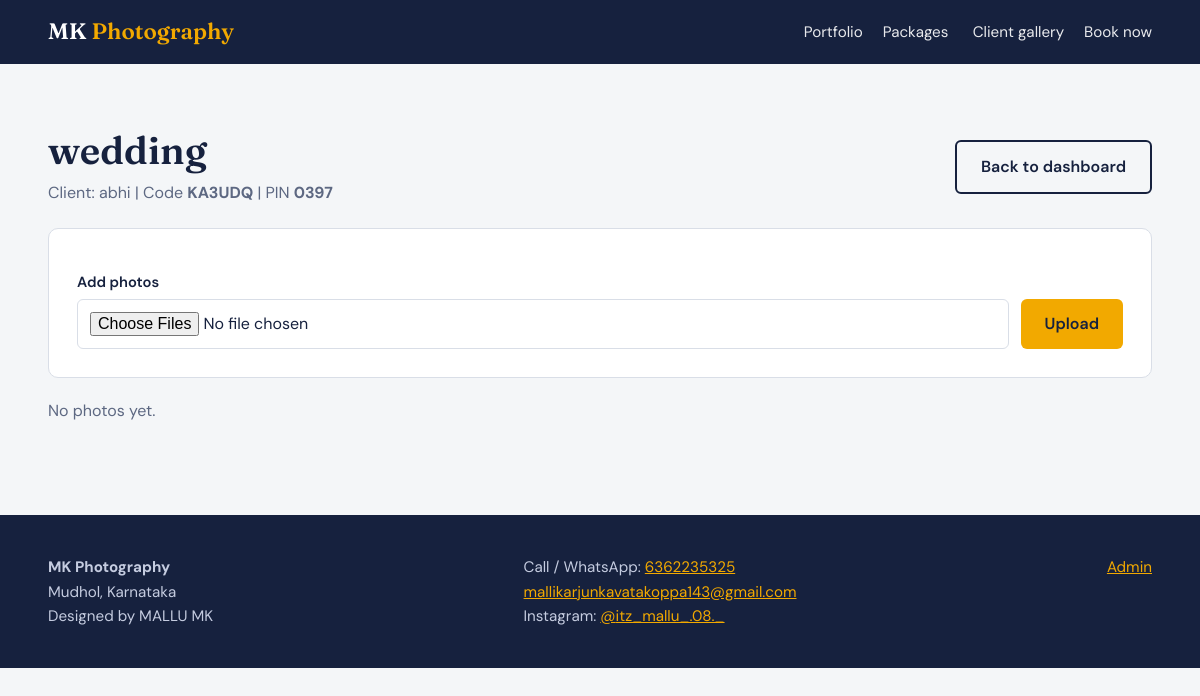
The app's page /admin/gallery/1 (signed in) with its own data.
### tables this page shows
CREATE TABLE galleries(id INTEGER PRIMARY KEY, title TEXT, client_name TEXT,
        code TEXT UNIQUE, pin TEXT, created TEXT DEFAULT CURRENT_TIMESTAMP);

### app.py (the view)
@app.route("/admin/gallery/<int:i>")
@admin_required
def gallery_manage(i):
    gal = db().execute("SELECT * FROM galleries WHERE id=?", (i,)).fetchone() or abort(404)
    photos = db().execute("SELECT * FROM photos WHERE gallery_id=? ORDER BY id", (i,)).fetchall()
    return render_template("admin_gallery.html", gal=gal, photos=photos)

### app.py (called while the page is built)
def db():
    if "db" not in g:
        g.db = sqlite3.connect(DB)
        g.db.row_factory = sqlite3.Row
    return g.db

def admin_required(fn):
    @wraps(fn)
    def w(*a, **k):
        if not session.get("admin"): return redirect(url_for("admin_login"))
        return fn(*a, **k)
    return w

@app.context_processor
def inject():
    return dict(B=BUSINESS, inr=lambda n: "₹{:,}".format(int(n)))

### templates/admin_gallery.html
{% extends "base.html" %}{% block title %}{{gal.title}} - Admin{% endblock %}
{% block body %}<section class="sec"><div class="wrap">
  <div class="bar"><div><h2>{{gal.title}}</h2><p class="sub" style="margin:0">Client: {{gal.client_name}} | Code <strong>{{gal.code}}</strong> | PIN <strong>{{gal.pin}}</strong></p></div>
  <a class="btn ghost" href="{{url_for('admin')}}#galleries">Back to dashboard</a></div>
  <form method="post" action="{{url_for('gallery_upload',i=gal.id)}}" enctype="multipart/form-data" class="card" style="display:grid;grid-template-columns:1fr auto;gap:12px;align-items:end;margin-bottom:20px">
    <div><label for="ph">Add photos</label><input id="ph" type="file" name="photos" accept="image/*" multiple required></div><button class="btn">Upload</button></form>
  <div class="thumbs">{% for p in photos %}<div><img loading="lazy" src="{{url_for('media',name=p.filename)}}" alt="Photo {{loop.index}}">
    {% if p.favorite %}<span style="position:absolute;left:6px;top:4px;color:#d81b60;font-size:1.3rem" title="Client favorite">♥</span>{% endif %}
    <form method="post" action="{{url_for('photo_delete',pid=p.id)}}"><button class="btn sm danger" aria-label="Delete photo">x</button></form></div>
  {% else %}<p class="sub">No photos yet.</p>{% endfor %}</div>
</div></section>{% endblock %}

### static/style.css (style rules this page uses)
:root { --ink:#16213e;--ink2:#2b3a67;--paper:#f4f6f8;--card:#fff;--gold:#f2a900;--line:#d9dee7;--mute:#5d6882;--ok:#1b7a4b;--err:#b3261e; --serif:'Fraunces',Georgia,serif;--sans:'DM Sans',system-ui,sans-serif }
* { box-sizing:border-box;margin:0 }
html { scroll-behavior:smooth }
body { font-family:var(--sans);background:var(--paper);color:var(--ink);line-height:1.6;font-size:16px }
a { color:inherit }
.wrap { width:min(1120px,92%);margin-inline:auto }
h1,h2,h3 { font-family:var(--serif);line-height:1.15;font-weight:600 }
h2 { font-size:clamp(1.7rem,3.5vw,2.4rem);margin-bottom:8px }
.btn { display:inline-block;background:var(--gold);color:var(--ink);padding:12px 24px;border-radius:6px;font-weight:600;text-decoration:none;border:0;cursor:pointer;font:inherit;font-weight:600 }
.btn.ghost { background:transparent;border:2px solid currentColor;color:inherit }
.sec { padding:64px 0 }
.sub { color:var(--mute);max-width:60ch;margin-bottom:28px }
.card { background:#fff;border:1px solid var(--line);border-radius:10px;padding:28px }
label { display:block;font-weight:600;font-size:.92rem;margin:14px 0 5px }
input,select,textarea { width:100%;padding:11px 12px;border:1px solid var(--line);border-radius:6px;font:inherit;background:#fff;color:var(--ink) }
.bar { display:flex;justify-content:space-between;align-items:center;flex-wrap:wrap;gap:12px;margin-bottom:22px }
.thumbs { display:grid;grid-template-columns:repeat(auto-fill,minmax(130px,1fr));gap:10px }

### records on screen
galleries: title "wedding", client_name "abhi", code "KA3UDQ", pin "0397"

### other values on screen
{{ B.name }} "MK Photography"
{{ B.studio }} "Mudhol, Karnataka"
{{ B.phone }} "6362235325"
{{ B.email }} "mallikarjunkavatakoppa143@gmail.com"
{{ B.instagram }} "itz_mallu_.08._"
